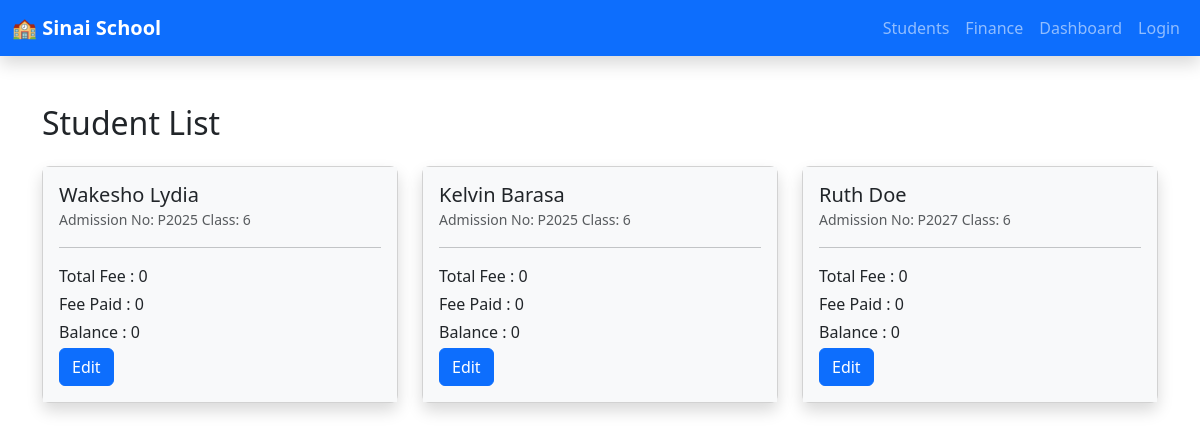
/students/, run on an earlier commit of the app's database.
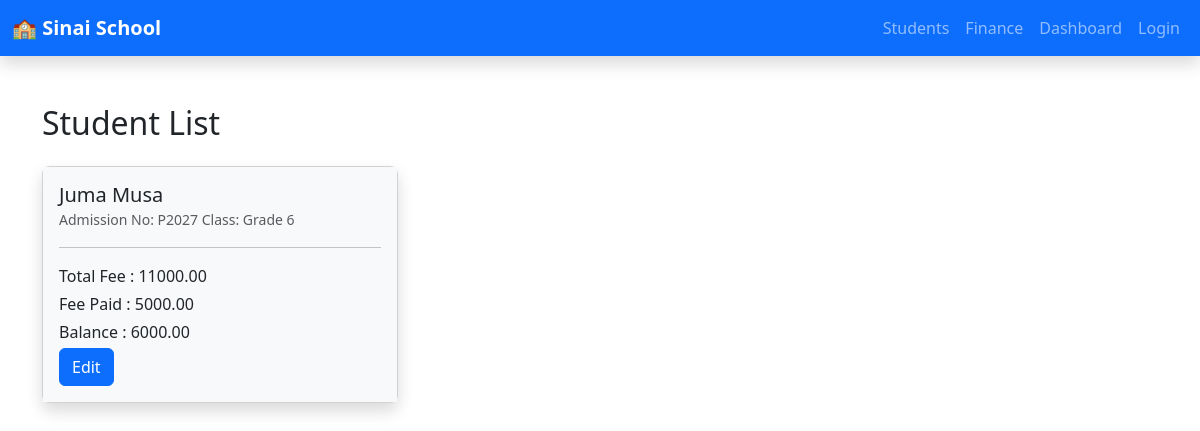
And on a later commit of the database.
### students/models.py (models this page shows, shortened)
class Student(models.Model):
    first_name = models.CharField(max_length=50)
    last_name = models.CharField(max_length=50)
    email = models.EmailField(unique=True)
    user = models.OneToOneField(User, on_delete=models.CASCADE)
    adm_no = models.CharField(max_length=100)
    grade = models.ForeignKey(ClassRoom, on_delete=models.CASCADE)
    fee_type = models.ManyToManyField('finance.FeeType', blank=True)
    def total_fees(self):
        if not self.pk:
            return 0
        return sum(fee.amount for fee in self.fee_type.all())
    def total_fees_paid(self):
        if not self.pk:
            return 0
        return sum(payment.amount for payment in self.payment_set.all())
    def balance(self):
        if not self.pk:
            return 0
        total_paid = self.total_fees_paid()
        total_fees = sum(fee.amount for fee in self.fee_type.all())
        return total_fees - total_paid

### academics/models.py (models this page shows)
class ClassRoom(models.Model):
    streams = [
        ('N', 'North'),
        ('S', 'South'),
        ('E', 'East')
    ]
    capacity = models.IntegerField()
    class_teacher = models.OneToOneField(Teacher, on_delete=models.CASCADE)
    stream = models.CharField(max_length=50, choices=streams, default='N')
    name = models.CharField(max_length=50)
    def __str__(self):
        return self.name

### finance/models.py (models this page shows, shortened)
class FeeType(models.Model):
    name = models.CharField(max_length=100)
    description = models.TextField(blank=True, null=True)
    amount = models.DecimalField(max_digits=10, decimal_places=2)

class Payment(models.Model):
    student = models.ForeignKey('students.Student', on_delete=models.CASCADE, null=True, blank=True)
    fee = models.ForeignKey(FeeType, on_delete=models.CASCADE)
    amount = models.DecimalField(max_digits=10, decimal_places=2)
    payment_date = models.DateField(auto_now_add=True)
    payment_method = models.CharField(max_length=50)
    receipt_number = models.CharField(max_length=100, unique=True)

### students/views.py (the view)
# urls.py: path('students/', views.StudentList.as_view(), name='student_list'),
class StudentList(ListView):
    model = Student
    template_name = 'students/student_list.html'
    context_object_name = 'students'
    def get_queryset(self):
        return Student.objects.select_related('user').all()

### students/templates/students/student_list.html
{% extends "./base.html" %}
{% block content %}
<div class="container mt-4">
    <h2 class="mb-4">Student List</h2>
    <div class="row">
        {% for student in students %}
        <div class="col-md-6 col-lg-4 mb-4">
            <div class="card shadow rounded-3">
                <div class="card-body bg-light">
                    <div class="d-flex align-items-center">
                        <div>
                            <h5 class="card-title mb-0">{{ student.user.first_name }}  {{student.user.last_name}}</h5>
                            <small class="text-muted">Admission No: {{ student.adm_no }} Class: {{ student.grade }}    </small>
                        </div>
                    </div>
                    <hr>
                    <p class="mb-1">Total Fee : {{ student.total_fees }}</p>
                    <p class="mb-1">Fee Paid : {{ student.total_fees_paid }}</p>
                    <p class="mb-1">Balance : {{ student.balance }}</p>
                    <a href="{% url 'students:edit_student' student.pk %}" class="btn btn-primary">Edit</a>
                </div>
            </div>
        </div>
        {% empty %}
        <p>No students found.</p>
        {% endfor %}
    </div>
</div>
{% endblock %}

What changed in the data, as far as the page shows it:
removed Student: user.first_name "Kelvin", user.last_name "Barasa", adm_no "P2025", grade "6", total_fees "0", total_fees_paid "0", balance "0"
removed Student: user.first_name "Ruth", user.last_name "Doe", adm_no "P2027", grade "6", total_fees "0", total_fees_paid "0", balance "0"
changed Student: user.first_name "Wakesho" → "Juma"; user.last_name "Lydia" → "Musa"; adm_no "P2025" → "P2027"; grade "6" → "Grade 6"; total_fees "0" → "11000.00"; total_fees_paid "0" → "5000.00"; balance "0" → "6000.00"
